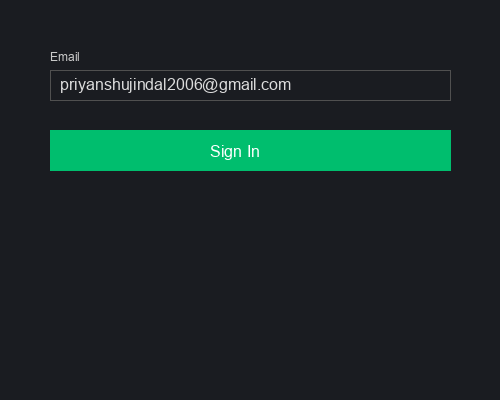
#> input picture test_login.png, 500 x 400 px; its folder holds only this picture in this run
$ python -i ai.py   (imports and definitions only)
#> lines starting #> are read from the running program, lines starting #| are printed output that depends on the picture; after the words box and inside, x2 and y2 are one past the last pixel; in counts of white or black regions, pixels touching at a corner belong together
#> further down, picture is the input picture: PIL image 500x400 RGB; mean R, G, B 25.2, 42.5, 40.5
"""GenAI & Image Processing integration for PixelPrompt AI.

Three Processing Engines:
  1. DIRECT PHOTO ENGINE (PIL, OpenCV, Rembg / U2-Net)
     Modifies the ACTUAL uploaded photo/UI pixels directly, with zero hallucinations:
       - Light Mode / Dark Mode UI transformation (LAB-space luminosity inversion)
       - Invert colors
       - Brightness & Contrast adjustments
       - Background removal (White studio backdrop or Transparent PNG)
       - Portrait Mode Bokeh (AI subject isolation + Gaussian background blur)
       - Color & Lighting: B&W, Vibrant Pop, Vintage Film, Golden Hour, Cyberpunk Neon, Sepia, Enhance
       - Artistic Transforms: Pencil Sketch, Comic / Cartoon
       - Geometry: Rotate 90°, Flip Horizontal (Mirror)
     Speed: ~0.1 - 0.3s (instant local execution).

  2. INTELLIGENT AI PLANNER (Gemini 3.8 Flash)
     Understands natural language requests (e.g. "make it to the light mode",
     "blur the background", "darken the scene", "sketch effect") and maps them
     directly to pixel operations on your actual photo.

  3. GEMINI NATIVE IMAGE EDITOR (gemini-3.1-flash-image)
     Used for edits requiring content-level understanding (text changes, object manipulation,
     creative additions) - sends the actual image + prompt to Gemini for AI editing.
"""
import io
import json
import os
import random
import re
import time
import urllib.error
import urllib.parse
import urllib.request
from typing import Tuple

import cv2
import numpy as np
from PIL import Image, ImageEnhance, ImageFilter, ImageOps
from google import genai
from google.genai import types

import prompts

TEXT_MODELS = [
    "gemini-3.8-flash",
    "gemini-3.7-flash",
    "gemini-3.6-flash",
    "gemini-3.5-flash",
    "gemini-3.1-flash-lite",
]
TEXT_MODEL = TEXT_MODELS[0]  # Default for caption/embed (non-critical)
EMBED_MODEL = "gemini-embedding-001"

# Lazy-loaded fast rembg session (u2netp is ~4.5MB, ultra-fast ~0.15s)
_rembg_session = None


# [9 lines left out: function _get_rembg_session, not called in this run]


def has_key() -> bool:
    return bool(os.getenv("GEMINI_API_KEY"))


def _client():
    return genai.Client(api_key=os.environ["GEMINI_API_KEY"])


# [51 lines left out: functions _call_text_model, _extract_text, to_light_mode, not called in this run]


def to_dark_mode(img: Image.Image) -> Image.Image:
    """Converts a light mode UI or photo to dark mode."""
    return to_light_mode(img)


def invert_colors(img: Image.Image) -> Image.Image:
    """Full RGB color inversion."""
    return ImageOps.invert(img.convert("RGB"))


def adjust_brightness(img: Image.Image, factor: float = 1.3) -> Image.Image:
    """Adjusts image brightness."""
    return ImageEnhance.Brightness(img.convert("RGB")).enhance(factor)


def adjust_contrast(img: Image.Image, factor: float = 1.3) -> Image.Image:
    """Adjusts image contrast."""
    return ImageEnhance.Contrast(img.convert("RGB")).enhance(factor)


# [36 lines left out: functions remove_background, portrait_bokeh, pencil_sketch, not called in this run]


def cartoon_art(img: Image.Image) -> Image.Image:
    """Transforms the actual photo into comic/cel-shaded cartoon art."""
    arr = np.array(img.convert("RGB"))
    bgr = cv2.cvtColor(arr, cv2.COLOR_RGB2BGR)

    gray = cv2.cvtColor(bgr, cv2.COLOR_BGR2GRAY)
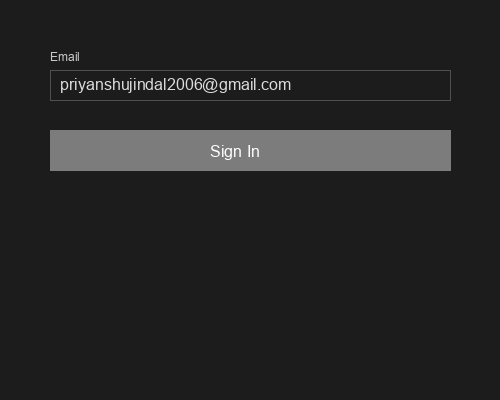
#> gray: shape (400, 500); min 28, max 255, mean 37.1
    gray = cv2.medianBlur(gray, 5)
    edges = cv2.adaptiveThreshold(gray, 255, cv2.ADAPTIVE_THRESH_MEAN_C, cv2.THRESH_BINARY, 9, 9)
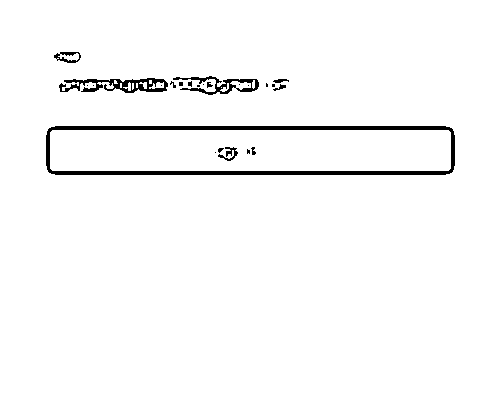
#> edges: shape (400, 500); 97.3% white; 24 black regions (15 under 20 px), largest, box (x1, y1, x2, y2) and area: (46, 126, 455, 175) 3512, (59, 78, 168, 93) 811, (173, 76, 259, 95) 535

    color = cv2.bilateralFilter(bgr, d=9, sigmaColor=250, sigmaSpace=250)
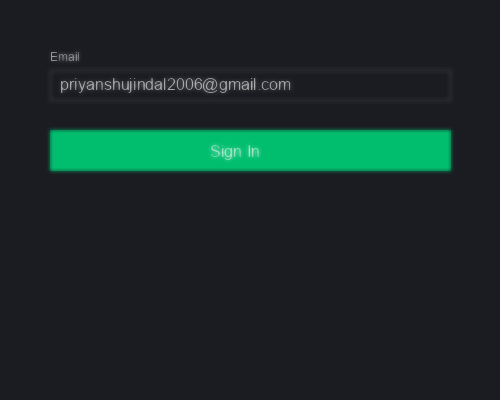
#> color: shape (400, 500, 3); mean B, G, R 40.4, 42.4, 25.1
    cartoon_bgr = cv2.bitwise_and(color, color, mask=edges)
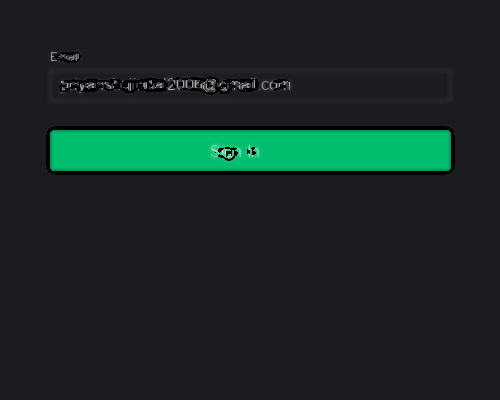
#> cartoon_bgr: shape (400, 500, 3); mean B, G, R 38.9, 40.7, 24
    cartoon_rgb = cv2.cvtColor(cartoon_bgr, cv2.COLOR_BGR2RGB)
    out = Image.fromarray(cartoon_rgb)
    return ImageEnhance.Color(out).enhance(1.2)


# [57 lines left out: functions black_and_white, vibrant_colors, enhance_quality, vintage_film, golden_hour, cyberpunk_neon and 1 more, not called in this run]


def rotate_clockwise(img: Image.Image) -> Image.Image:
    """Rotates the image 90 degrees clockwise."""
    return img.rotate(-90, expand=True)


def flip_horizontal(img: Image.Image) -> Image.Image:
    """Flips the image horizontally (mirror effect)."""
    return ImageOps.mirror(img)


# Named color -> OpenCV HSV hue (0-179 range)
_COLOR_HUES = {
    "red": 0, "dark red": 0, "maroon": 0,
    "orange": 15, "dark orange": 15,
    "yellow": 30, "gold": 25,
    "lime": 45, "light green": 50,
    "green": 60, "dark green": 60,
    "teal": 75, "turquoise": 80,
    "cyan": 90, "light blue": 100, "sky blue": 100,
    "azure": 105,
    "blue": 120, "dark blue": 120, "navy": 120,
    "purple": 135, "violet": 135, "indigo": 130,
    "magenta": 150, "fuchsia": 150,
    "pink": 165, "light pink": 168, "rose": 168,
    "white": -1, "black": -2, "gray": -3, "grey": -3,
}


# [476 lines left out: functions recolor_region, _swap_regions_in_image, _replace_text_in_image, _mentions_color, match_direct_edit, _ai_plan_edit, not called in this run]


# ─────────────────────────────────────────────────────────────────────
# GEMINI NATIVE IMAGE EDITOR (sends actual image + prompt for AI editing)
# ─────────────────────────────────────────────────────────────────────

IMAGE_EDIT_MODEL = "gemini-3.1-flash-image"


# [256 lines left out: functions _gemini_image_edit, _upload_temp_image, _pollinations_img2img, _pollinations_generate, edit_image, not called in this run]


# ─────────────────────────────────────────────────────────────────────
# Captioning & embeddings for search (retrieval lives in search.py, storage in vectorstore.py)
# ─────────────────────────────────────────────────────────────────────

class AIError(RuntimeError):
    """Raised by the strict caption/embed helpers so callers can record the failure."""


# [59 lines left out: functions _is_transient, _with_retry, caption_image, embed, not called in this run]

>>> from PIL import Image
>>> picture = Image.open('test_login.png')
>>> result = cartoon_art(picture)
